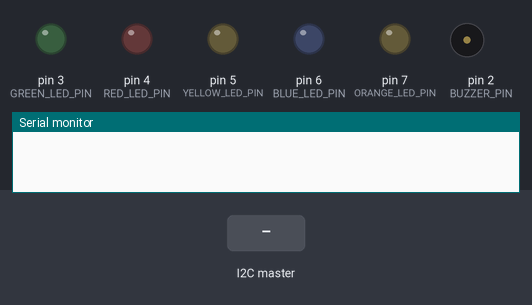
A sketch run on a simulated Arduino Uno, built with avr-gcc and run on an emulated ATmega328P. Parts: output pins drawn as LEDs (lit = HIGH), buzzer (waves = sounding), the last lines printed to the serial monitor. Inputs (shaded band) come from the test bench.

Above: at 1.2 s.
1.3 s: the I2C master sends the byte 1
At 1.9 s:
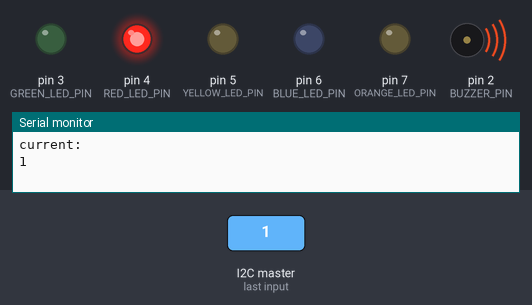
2.8 s: the I2C master sends the byte 0
At 3.1 s:
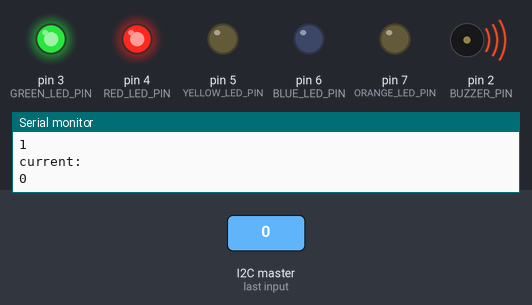
4.3 s: the I2C master sends the byte 2
At 5.4 s:
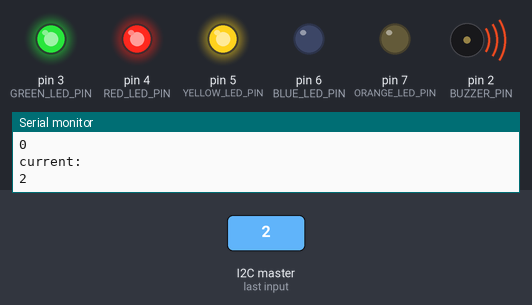
Timing chart, 0 to 7.3 s (numbered marks = the images above; inputs shaded):
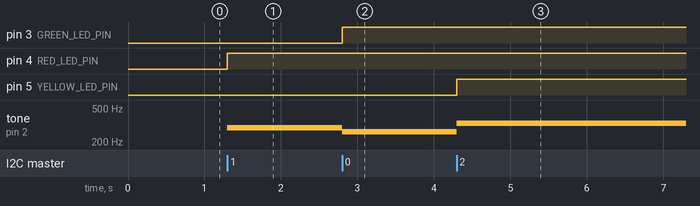

The sketch:

slave.ino
```cpp
#include <Wire.h>

#define SLAVE_ADDRESS 8
#define DATA_SIZE 99

#define BUZZER_PIN 2

#define GREEN_LED_PIN 3
#define RED_LED_PIN 4
#define YELLOW_LED_PIN 5
#define BLUE_LED_PIN 6
#define ORANGE_LED_PIN 7

#define GREEN_BUTTON_PIN 8
#define RED_BUTTON_PIN 9
#define YELLOW_BUTTON_PIN 10
#define BLUE_BUTTON_PIN 11
#define ORANGE_BUTTON_PIN 12

#define FRECUENCY_DO 262
#define FRECUENCY_RE 293
#define FRECUENCY_MI 330
#define FRECUENCY_FA 349
#define FRECUENCY_SOL 392

int frequencies[5] = {FRECUENCY_DO, FRECUENCY_RE, FRECUENCY_MI, FRECUENCY_FA, FRECUENCY_SOL};
int inputButton[5] = {GREEN_BUTTON_PIN, RED_BUTTON_PIN, YELLOW_BUTTON_PIN, BLUE_BUTTON_PIN, ORANGE_BUTTON_PIN};
int leds[5] = {GREEN_LED_PIN, RED_LED_PIN, YELLOW_LED_PIN, BLUE_LED_PIN, ORANGE_LED_PIN};
bool areButtonsBlocked = true;

void setup()
{
    Serial.begin(9600);
    Wire.begin(8);
    Wire.onReceive(receiveEvent);
    Wire.onRequest(requestFunc);
    pinMode(BUZZER_PIN, OUTPUT);
    for (int pin = 0; pin < 5; pin++)
    {
        pinMode(leds[pin], OUTPUT);
    }
    for (int pin = 0; pin < 5; pin++)
    {
        pinMode(inputButton[pin], INPUT);
    }
}

void loop()
{
}

void turnOffLeds()
{
    for (int pin = 0; pin < 5; pin++)
    {
        digitalWrite(leds[pin], LOW);
    }
}

void receiveEvent(int byteCount)
{
    int current = 0;
    while (Wire.available())
    {
        int current = Wire.read();
        Serial.println("current: ");

        Serial.println(current);
        if (current == 9)
        {
            turnOffLeds();
            noTone(BUZZER_PIN);
        }
        else if (current >= 0 && current <= 4)
        {
            digitalWrite(leds[current], HIGH);
            tone(BUZZER_PIN, frequencies[current]);
        }
    }
}

void requestFunc()
{
    bool flag = false;
    while (true)
    {
        for (int pin = 0; pin < 5; pin++)
        {
            if (digitalRead(inputButton[pin]))
            {
                digitalWrite(leds[pin], HIGH);
                tone(BUZZER_PIN, frequencies[pin]);
                Wire.write(pin);
                return;
            }
        }
        Wire.write(9);
        return;
    }
}
```

Measured:
- after the input at 1.3 s, pin 4 (RED_LED_PIN): LOW → HIGH at once; tone on pin 2 (BUZZER_PIN): silent → 293 Hz at once
- after the input at 2.8 s, pin 3 (GREEN_LED_PIN): LOW → HIGH at once; tone on pin 2 (BUZZER_PIN): 293 Hz → 262 Hz at once
- after the input at 4.3 s, pin 5 (YELLOW_LED_PIN): LOW → HIGH at once; tone on pin 2 (BUZZER_PIN): 262 Hz → 330 Hz at once
